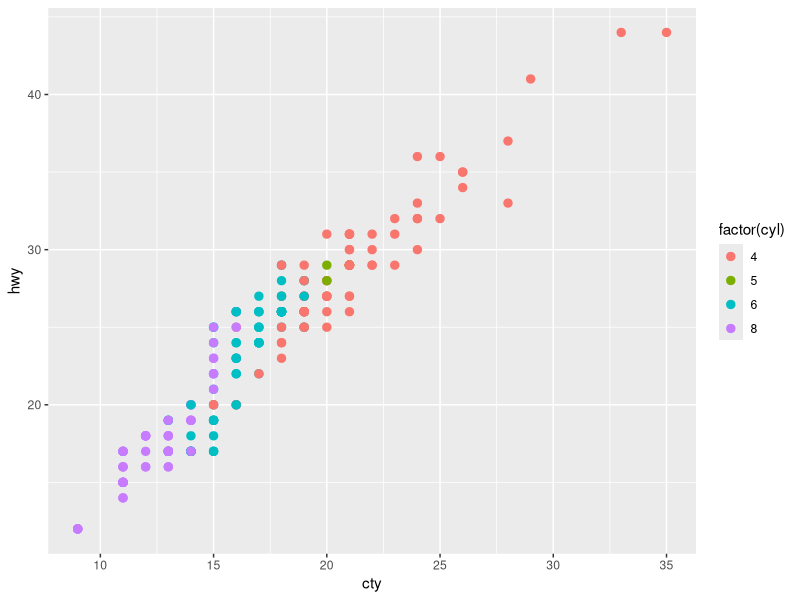
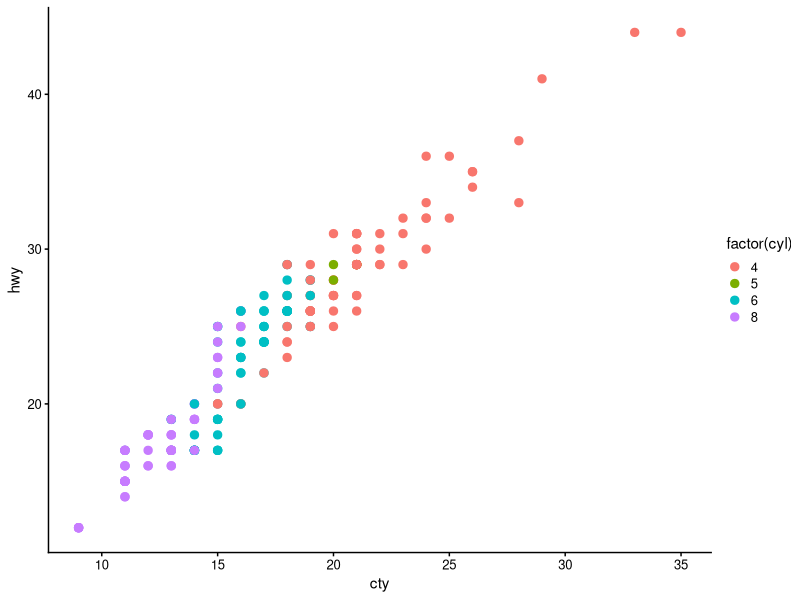
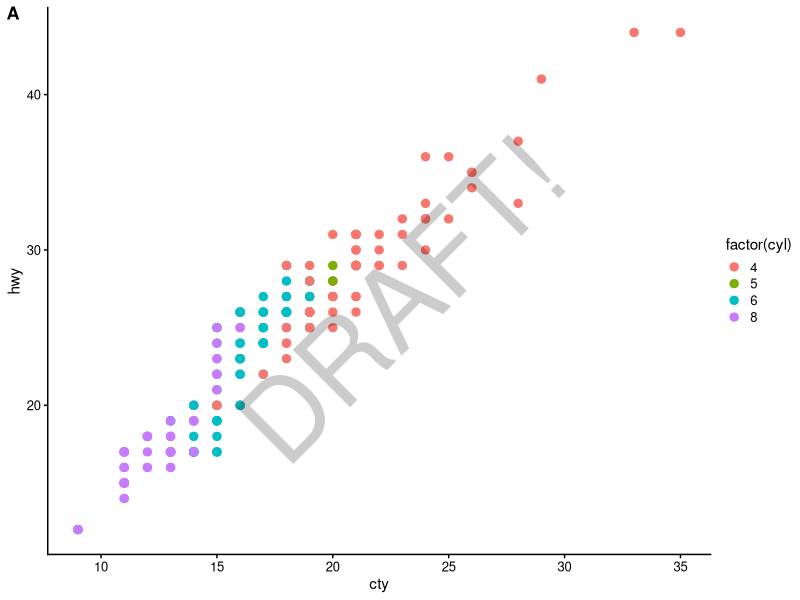
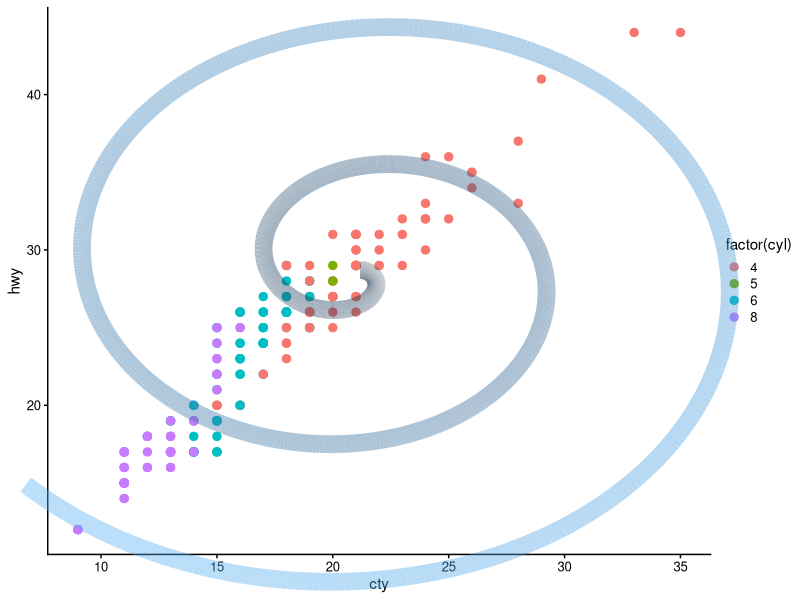
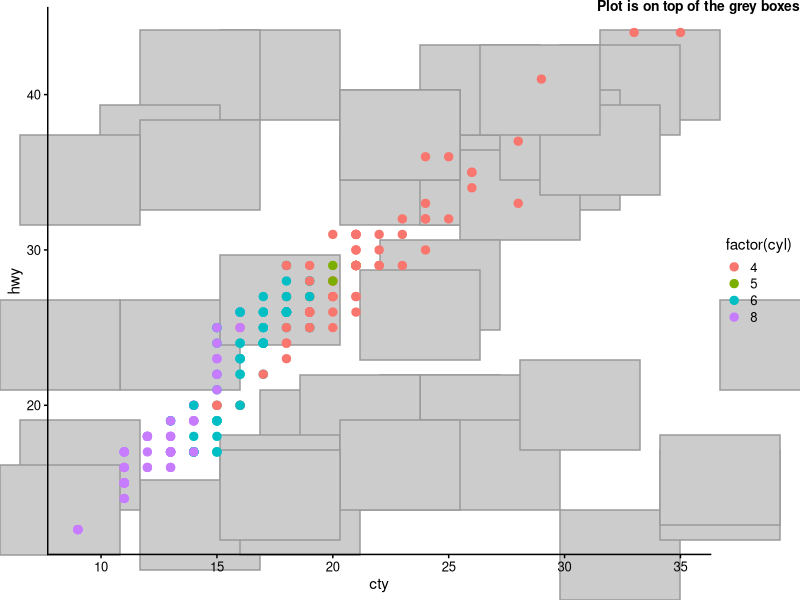
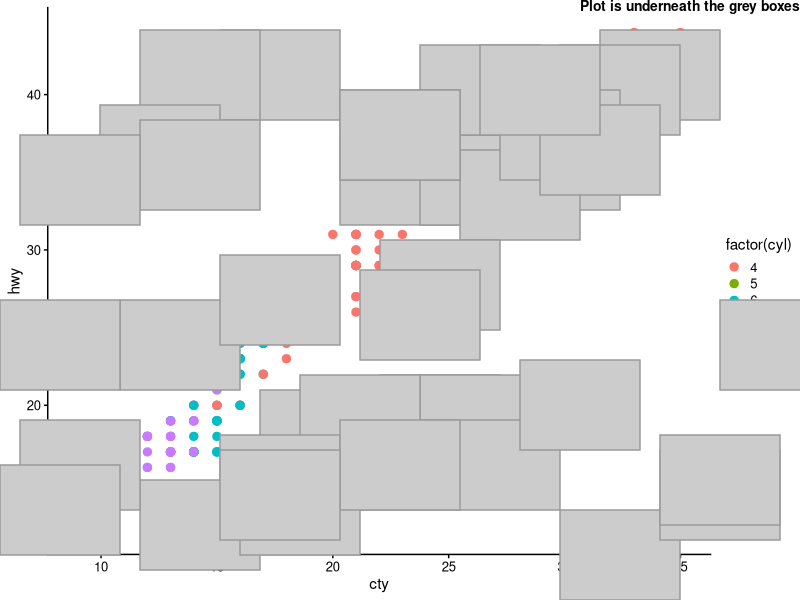
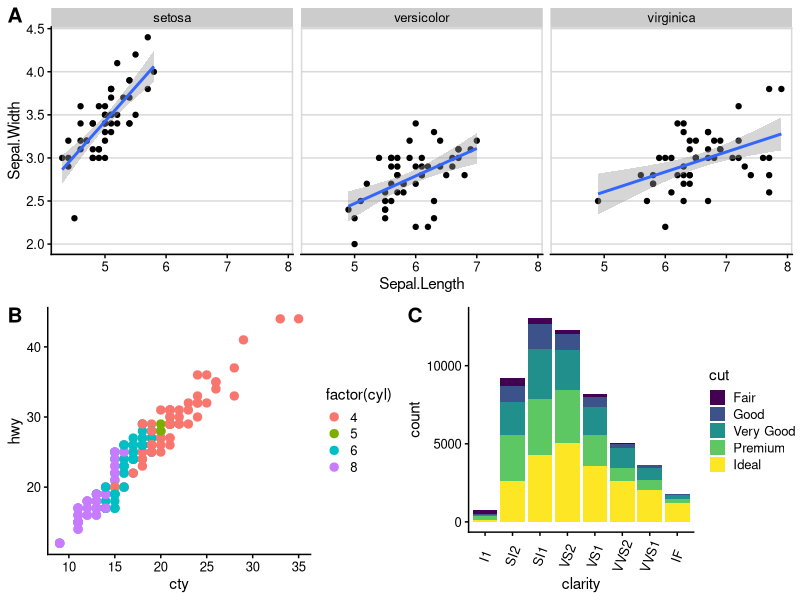
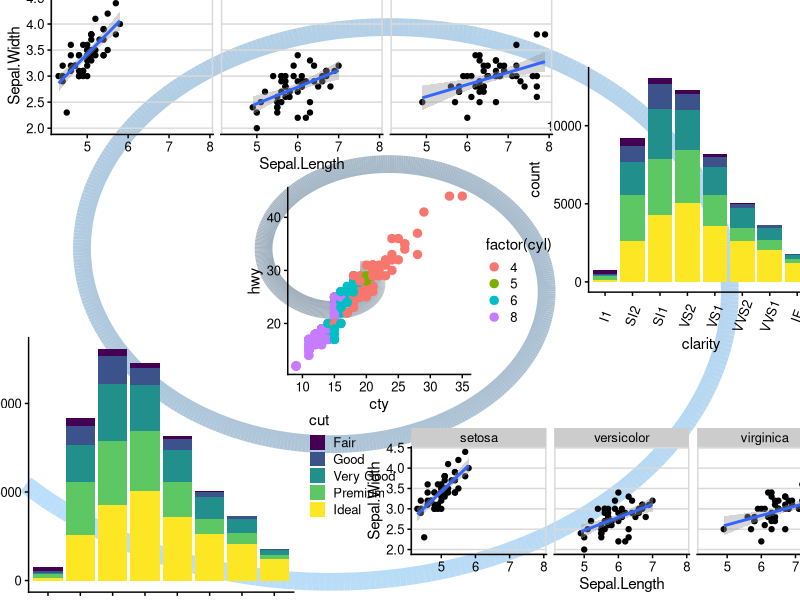

Here is the R script that generated these plots, in order:
## ---- chunk 1
require(ggplot2)
## ---- chunk 2
ggplot(mpg, aes(x = cty, y = hwy, colour = factor(cyl))) + 
   geom_point(size=2.5) + theme_gray()
## ---- chunk 3
require(cowplot)
theme_set(theme_cowplot(font_size=11)) # default fontsize doesn't work well for online viewing
ggplot(mpg, aes(x = cty, y = hwy, colour = factor(cyl))) +
  geom_point(size=2.5)
## ---- chunk 4
plot.mpg <- ggplot(mpg, aes(x = cty, y = hwy, colour = factor(cyl))) + 
  geom_point(size=2.5)
ggdraw(plot.mpg) + 
  draw_plot_label("A", size = 13) + 
  draw_text("DRAFT!", angle = 45, size = 80, alpha = .2)
## ---- chunk 5
t <- (0:1000)/1000
spiral <- data.frame(x = .45+.55*t*cos(t*15), y = .55-.55*t*sin(t*15), t)
ggdraw(plot.mpg) + 
  geom_path(data = spiral, aes(x = x, y = y, colour = t), size = 6, alpha = .4)
## ---- chunk 6
boxes <- data.frame(
  x = sample((0:36)/40, 40, replace = TRUE),
  y = sample((0:32)/40, 40, replace = TRUE)
)
# plot on top of annotations
ggdraw() + 
  geom_rect(data = boxes, aes(xmin = x, xmax = x + .15, ymin = y, ymax = y + .15),
            colour = "gray60", fill = "gray80") +
  draw_plot(plot.mpg) +
  draw_text("Plot is on top of the grey boxes", x = 1, y = 1,
            vjust = 1, hjust = 1, size = 10, fontface = 'bold')
# plot below annotations
ggdraw(plot.mpg) + 
  geom_rect(data = boxes, aes(xmin = x, xmax = x + .15, ymin = y, ymax = y + .15),
            colour = "gray60", fill = "gray80") + 
  draw_text("Plot is underneath the grey boxes", x = 1, y = 1,
            vjust = 1, hjust = 1, size = 10, fontface = 'bold')
## ---- chunk 7
plot.iris <- ggplot(iris, aes(Sepal.Length, Sepal.Width)) + 
  geom_point() + facet_grid(. ~ Species) + stat_smooth(method = "lm") +
  background_grid(major = 'y', minor = "none") + # add thin horizontal lines 
  panel_border() # and a border around each panel
plot.diamonds <- ggplot(diamonds, aes(clarity, fill = cut)) + geom_bar() +
  theme(axis.text.x = element_text(angle=70, vjust=0.5))
ggdraw() +
  draw_plot(plot.iris, 0, .5, 1, .5) +
  draw_plot(plot.mpg, 0, 0, .5, .5) +
  draw_plot(plot.diamonds, .5, 0, .5, .5) +
  draw_plot_label(c("A", "B", "C"), c(0, 0, 0.5), c(1, 0.5, 0.5), size = 15)
## ---- chunk 8
ggdraw() +
  #geom_rect(data = boxes, aes(xmin = x, xmax = x + .15, ymin = y, ymax = y + .15),
  #          colour = "gray60", fill = "red", alpha=.03) +
  geom_path(data = spiral, aes(x = x, y = y, colour = t), size = 6, alpha = .4) +
  draw_plot(plot.diamonds, -.05, -.1, .55, .55) +
  draw_plot(plot.diamonds, .65, .4, .5, .5) +
  draw_plot(plot.mpg, .3, .3, .4, .4) +
  draw_plot(plot.iris, 0, .7, .7, .35 ) +
  draw_plot(plot.iris, .45, .0, .6, .3 )
